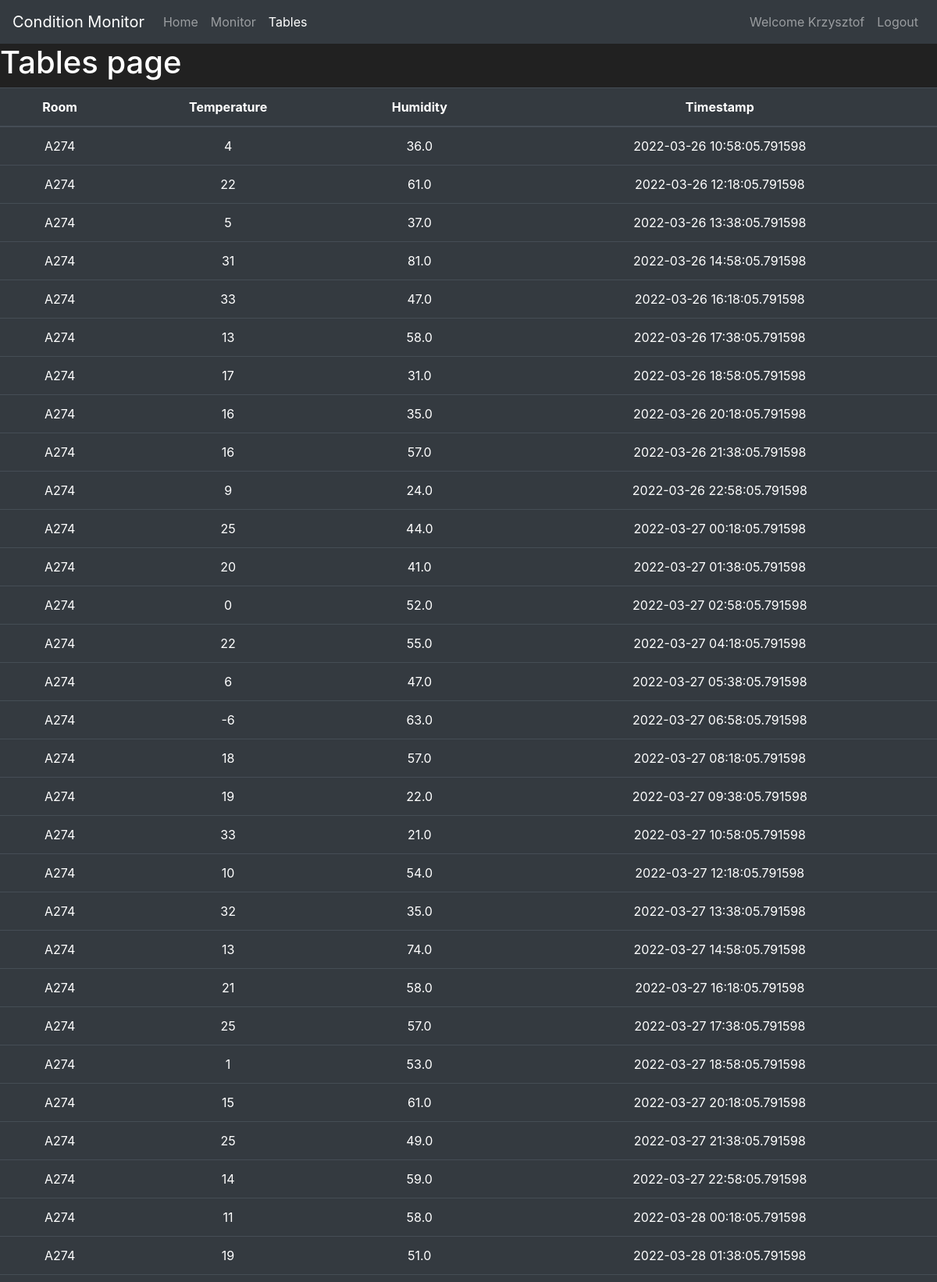
The page /tables (signed in, upper part) on the database its author committed.
### condition_monitor/models.py (models this page shows, shortened)
class User(db.Model, UserMixin):
    __tablename__ = "users"
    id = db.Column(db.Integer, primary_key = True)
    username = db.Column(db.String(30), nullable = False, unique = True)
    email = db.Column(db.String(50), nullable = False, unique = True)
    password_hash = db.Column(db.String(60), nullable = False)
    active = db.Column(db.Boolean(), nullable = False, default = True)
    @property
    def password(self):
        return self.password_hash

class Room(db.Model):
    __tablename__ = "rooms"
    id = db.Column(db.Integer, primary_key = True)
    name = db.Column(db.String(10), unique=True, nullable=False)
    description = db.Column(db.String(100))

class Measurement(db.Model):
    __tablename__ = "measurements"
    id = db.Column(db.Integer, primary_key = True)
    roomid = db.Column(db.Integer, db.ForeignKey("rooms.id", ondelete='CASCADE'))
    room = db.relationship('Room', backref=db.backref('measurements', cascade="all, delete"))
    temperature = db.Column(db.Integer)
    humidity = db.Column(db.Float)
    timestamp = db.Column(db.DateTime)

### condition_monitor/routes.py (the view)
@app.route("/tables")
@login_required
def tables_page():
    rooms = db.getRoomsForUser(1)
    measurements = {}
    for room in rooms:
        measurements[room.name] = db.getMeasurementsForRoom(room.id)
    return render_template("tables.html", measurements = measurements)

### condition_monitor/models.py (called while the page is built)
@login_manager.user_loader
def load_user(user_id):
    return User.query.get(int(user_id))

    def getRoomsForUser(self, id):
        access = self.session.query(Access).filter(Access.userid == id).all()
        ids = [acc.roomid for acc in access]
        return self.session.query(Room).filter(Room.id.in_(ids)).all()

    def getMeasurementsForRoom(self, id):
        return self.session.query(Measurement).filter(Measurement.roomid == id).all()

### condition_monitor/templates/tables.html (shortened to what this page needs)
{% extends "base.html" %}
{% block content %}
<h1>Tables page</h1>
    <table class="table table-hover table-dark text-center">
        <thead>
            <tr>
                <th scope="col">Room</th>
                <th scope="col">Temperature</th>
                <th scope="col">Humidity</th>
                <th scope="col">Timestamp</th>
            </tr>
        </thead>
        <tbody>
                {% for key, val in measurements.items() %}
                {% for m in val %}
                <tr>
                    <td>{{ key }}</td>
                    <td>{{ m.temperature }}</td>
                    <td>{{ m.humidity }}</td>
                    <td>{{ m.timestamp }}</td>
                </tr>
                {% endfor %}
                {% endfor %}
        </tbody>
    </table>
{% endblock %}

### condition_monitor/templates/base.html (shortened to what this page needs)
<!doctype html>
<html lang="en">
   <head>
      <link rel="stylesheet" href="https://cdn.jsdelivr.net/npm/bootstrap@4.5.3/dist/css/bootstrap.min.css">
   </head>
   <body>
      <nav class="navbar navbar-expand-md navbar-dark bg-dark">
        <a class="navbar-brand" href="#">Condition Monitor</a>
        <div class="collapse navbar-collapse" id="navbarNav">
            <ul class="navbar-nav mr-auto">
                <li class="nav-item {% if request.path == url_for('home_page') %} active {% endif %}">
                    <a class="nav-link" href="{{ url_for('home_page') }}">Home <span class="sr-only">(current)</span></a>
                </li>
                <li class="nav-item {% if request.path == url_for('monitor_page') %}active{% endif %}">
                    <a class="nav-link" href="{{ url_for('monitor_page') }}">Monitor</a>
                </li>
                <li class="nav-item {% if request.path == url_for('tables_page') %}active{% endif %}">
                    <a class="nav-link" href="{{ url_for('tables_page') }}">Tables</a>
                </li>
            </ul>
            <ul class="navbar-nav">
                {% if current_user.is_authenticated %}
                <li class="nav-item">
                    <span class="nav-link">Welcome {{ current_user.username }}</span>
                </li>
                <li class="nav-item {% if request.path == url_for('logout_page') %}active{% endif %}">
                    <a class="nav-link" href="{{ url_for('logout_page') }}">Logout</a>
                </li>
                {% endif %}
            </ul>
        </div>
    </nav>
      {% block content %}
      {% endblock %}
   </body>
</html>

### condition_monitor/templates/base.html (style rules this page uses)
body { background-color: #212121; color: white }

### rows shown on the page
User: username "Krzysztof"
Room: name "A274"
Measurement: temperature "4", humidity "36.0", timestamp "2022-03-26 10:58:05.791598"
Measurement: temperature "22", humidity "61.0", timestamp "2022-03-26 12:18:05.791598"
Measurement: temperature "5", humidity "37.0", timestamp "2022-03-26 13:38:05.791598"
Measurement: temperature "31", humidity "81.0", timestamp "2022-03-26 14:58:05.791598"
Measurement: temperature "33", humidity "47.0", timestamp "2022-03-26 16:18:05.791598"
Measurement: temperature "13", humidity "58.0", timestamp "2022-03-26 17:38:05.791598"
Measurement: temperature "17", humidity "31.0", timestamp "2022-03-26 18:58:05.791598"
Measurement: temperature "16", humidity "35.0", timestamp "2022-03-26 20:18:05.791598"
Measurement: temperature "16", humidity "57.0", timestamp "2022-03-26 21:38:05.791598"
Measurement: temperature "9", humidity "24.0", timestamp "2022-03-26 22:58:05.791598"
Measurement: temperature "25", humidity "44.0", timestamp "2022-03-27 00:18:05.791598"
Measurement: temperature "20", humidity "41.0", timestamp "2022-03-27 01:38:05.791598"
Measurement: temperature "0", humidity "52.0", timestamp "2022-03-27 02:58:05.791598"
Measurement: temperature "22", humidity "55.0", timestamp "2022-03-27 04:18:05.791598"
Measurement: temperature "6", humidity "47.0", timestamp "2022-03-27 05:38:05.791598"
Measurement: temperature "-6", humidity "63.0", timestamp "2022-03-27 06:58:05.791598"
Measurement: temperature "18", humidity "57.0", timestamp "2022-03-27 08:18:05.791598"
Measurement: temperature "19", humidity "22.0", timestamp "2022-03-27 09:38:05.791598"
Measurement: temperature "33", humidity "21.0", timestamp "2022-03-27 10:58:05.791598"
Measurement: temperature "10", humidity "54.0", timestamp "2022-03-27 12:18:05.791598"
Measurement: temperature "32", humidity "35.0", timestamp "2022-03-27 13:38:05.791598"
Measurement: temperature "13", humidity "74.0", timestamp "2022-03-27 14:58:05.791598"
Measurement: temperature "21", humidity "58.0", timestamp "2022-03-27 16:18:05.791598"
Measurement: temperature "25", humidity "57.0", timestamp "2022-03-27 17:38:05.791598"
Measurement: temperature "1", humidity "53.0", timestamp "2022-03-27 18:58:05.791598"
Measurement: temperature "15", humidity "61.0", timestamp "2022-03-27 20:18:05.791598"
Measurement: temperature "25", humidity "49.0", timestamp "2022-03-27 21:38:05.791598"
Measurement: temperature "14", humidity "59.0", timestamp "2022-03-27 22:58:05.791598"
Measurement: temperature "11", humidity "58.0", timestamp "2022-03-28 00:18:05.791598"
Measurement: temperature "19", humidity "51.0", timestamp "2022-03-28 01:38:05.791598"
